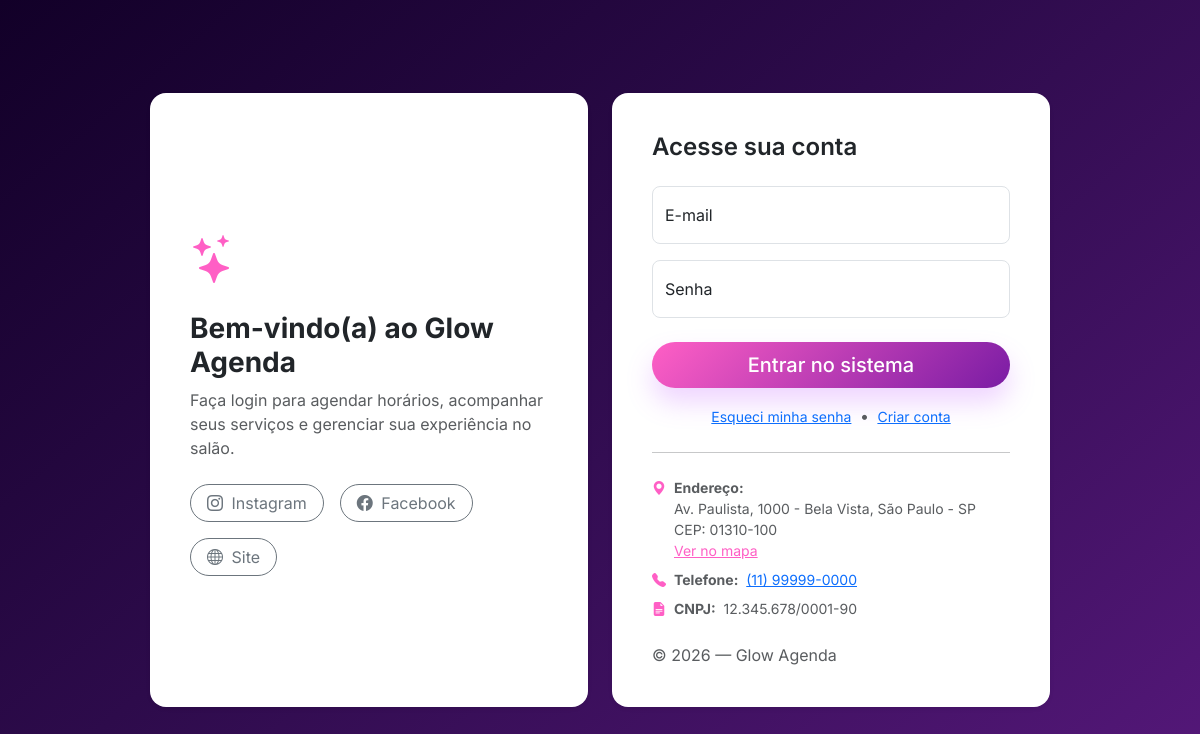
The page /login on the database its author committed.
### tables this page shows
CREATE TABLE IF NOT EXISTS estabelecimento (
    id               TINYINT PRIMARY KEY DEFAULT 1,
    nome             VARCHAR(120),
    nome_fantasia    VARCHAR(120),
    cnpj             VARCHAR(18),
    telefone         VARCHAR(20),
    email            VARCHAR(120),
    endereco         TEXT,
    cep              VARCHAR(9),
    localizacao_url  VARCHAR(255),
    instagram        VARCHAR(120),
    facebook         VARCHAR(120),
    site             VARCHAR(120),
    logo             VARCHAR(255),
    updated_at       TIMESTAMP DEFAULT CURRENT_TIMESTAMP ON UPDATE CURRENT_TIMESTAMP
);

### Controllers/AuthController.php (called while the page is built, shortened)
<?php
require_once("Models/Database.php");
require_once("Config/Helpers.php");
require_once("Models/EstabelecimentoModel.php");
class AuthController
{
    private EstabelecimentoModel $estabelecimentoModel;
    public function __construct()
    {
        $this->estabelecimentoModel = new EstabelecimentoModel();
    }
    public function login(): void
    {
        $estabelecimento = $this->estabelecimentoModel->obter();
        include("Views/auth/login.php");
    }
}

### Config/Helpers.php (called while the page is built, shortened)
<?php
function base_url($path = '') {
    $configuredBase = getenv('BASE_URL')
        ?: ($_ENV['BASE_URL'] ?? null)
        ?: ($_SERVER['BASE_URL'] ?? null);
    if ($configuredBase) {
        $base = rtrim($configuredBase, '/');
    } else {
        $protocol = (!empty($_SERVER['HTTPS']) && $_SERVER['HTTPS'] !== 'off') ? 'https' : 'http';
        $host = $_SERVER['HTTP_HOST'] ?? 'localhost';
        $scriptName = dirname($_SERVER['SCRIPT_NAME'] ?? '') ?: '';
        $base = rtrim($protocol . '://' . $host . '/' . ltrim($scriptName, '/'), '/');
    }
    $path = ltrim($path, '/');
    return $path === '' ? $base : $base . '/' . $path;
}
?>

### Models/Database.php (called while the page is built, shortened)
<?php
class Database{
 protected PDO $connection;
  private function setConnection(){
    try{
      $this->connection = new PDO(
        'mysql:host='.self::HOST.';dbname='.self::NAME.';port='.self::PORT.';charset=utf8mb4',
        self::USER,
        self::PASS,
        [
          PDO::ATTR_ERRMODE            => PDO::ERRMODE_EXCEPTION,
          PDO::ATTR_DEFAULT_FETCH_MODE => PDO::FETCH_ASSOC,
          PDO::MYSQL_ATTR_INIT_COMMAND => "SET NAMES utf8mb4 COLLATE utf8mb4_unicode_ci",
        ]
      );
    }catch(PDOException $e){
      error_log('[DB] connection error: ' . $e->getMessage());
      throw $e;
    }
  }
  public function execute($query,$params = []){
    try{
      $statement = $this->connection->prepare($query);
      $statement->execute($params);
      return $statement;
    }catch(PDOException $e){
      throw $e;
    }
  }
}

### Models/EstabelecimentoModel.php (called while the page is built, shortened)
<?php
class EstabelecimentoModel extends Database
{
    public function obter(): ?array
    {
        $stmt = $this->execute(
            "SELECT id, nome, nome_fantasia, cnpj, telefone, email, endereco, cep, localizacao_url, instagram, facebook, site, logo
             FROM estabelecimento
             ORDER BY id ASC
             LIMIT 1"
        );
        $dados = $stmt->fetch(\PDO::FETCH_ASSOC);
        return $dados ?: null;
    }
}

### Views/auth/login.php (the view, shortened to what this page needs)
<!DOCTYPE html>
<html lang="pt-BR">
<head>
    <?php
        $dadosEstabelecimento = $estabelecimento ?? [];
        $nomeSalao = $dadosEstabelecimento['nome_fantasia'] ?? $dadosEstabelecimento['nome'] ?? 'Glow Agenda';
        $telefoneSalao = $dadosEstabelecimento['telefone'] ?? '';
        $enderecoSalao = $dadosEstabelecimento['endereco'] ?? '';
        $cepSalao = $dadosEstabelecimento['cep'] ?? '';
        $cnpjSalao = $dadosEstabelecimento['cnpj'] ?? '';
        $instagramSalao = $dadosEstabelecimento['instagram'] ?? '';
        $facebookSalao = $dadosEstabelecimento['facebook'] ?? '';
        $siteSalao = $dadosEstabelecimento['site'] ?? '';
        $mapsSalao = $dadosEstabelecimento['localizacao_url'] ?? '';
    ?>
    <link href="https://cdn.jsdelivr.net/npm/bootstrap@5.3.3/dist/css/bootstrap.min.css" rel="stylesheet">
    <link rel="stylesheet" href="https://cdn.jsdelivr.net/npm/bootstrap-icons@1.11.3/font/bootstrap-icons.min.css">
    <link rel="stylesheet" type="text/css" href="<?php echo base_url('public/assets/css/style.css'); ?>">
</head>
<body class="bg-light d-flex align-items-center py-4" style="min-height: 100vh;">
    <main class="w-100 m-auto" style="max-width: 900px;">
        <div class="row g-4 align-items-stretch">
            <div class="col-12 col-lg-6">
                <div class="card shadow-sm border-0 p-4 rounded-4 h-100">
                    <div class="card-body d-flex flex-column justify-content-center text-center text-lg-start">
                        <?php if (!empty($dadosEstabelecimento['logo'])): ?>
                            <div class="mb-4 text-center">
                                <img src="<?php echo base_url($dadosEstabelecimento['logo']); ?>" alt="Foto do estabelecimento" class="img-fluid rounded-4 shadow-sm" style="max-height: 220px; object-fit: cover;">
                            </div>
                        <?php else: ?>
                            <i class="bi bi-stars text-primary mb-3" style="font-size: 3rem;"></i>
                        <?php endif; ?>
                        <h1 class="h3 mb-2 fw-bold">Bem-vindo(a) ao <?php echo htmlspecialchars($nomeSalao); ?></h1>
                        <p class="text-muted mb-4">Faça login para agendar horários, acompanhar seus serviços e gerenciar sua experiência no salão.</p>
                        <div class="d-flex gap-3 justify-content-center justify-content-lg-start flex-wrap">
                            <?php if ($instagramSalao): ?>
                                <a class="btn btn-outline-secondary rounded-pill px-3" href="<?php echo htmlspecialchars($instagramSalao); ?>" target="_blank" rel="noopener noreferrer">
                                    <i class="bi bi-instagram me-1"></i> Instagram
                                </a>
                            <?php endif; ?>
                            <?php if ($facebookSalao): ?>
                                <a class="btn btn-outline-secondary rounded-pill px-3" href="<?php echo htmlspecialchars($facebookSalao); ?>" target="_blank" rel="noopener noreferrer">
                                    <i class="bi bi-facebook me-1"></i> Facebook
                                </a>
                            <?php endif; ?>
                            <?php if ($siteSalao): ?>
                                <a class="btn btn-outline-secondary rounded-pill px-3" href="<?php echo htmlspecialchars($siteSalao); ?>" target="_blank" rel="noopener noreferrer">
                                    <i class="bi bi-globe me-1"></i> Site
                                </a>
                            <?php endif; ?>
                        </div>
                    </div>
                </div>
            </div>
            <div class="col-12 col-lg-6">
                <div class="card shadow-sm border-0 p-4 rounded-4 h-100">
                    <div class="card-body">
                        <h2 class="h4 fw-semibold mb-4 text-center text-lg-start">Acesse sua conta</h2>
                        <form action="<?php echo base_url('auth/authenticate'); ?>" method="POST">
                    <div class="form-floating mb-3 text-start">
                        <input type="email" class="form-control rounded-3" id="floatingInput" name="email"
                               placeholder="nome@exemplo.com" required autofocus>
                        <label for="floatingInput">E-mail</label>
                    </div>
                    <div class="form-floating mb-4 text-start">
                        <input type="password" class="form-control rounded-3" id="floatingPassword" name="senha"
                               placeholder="Senha" required>
                        <label for="floatingPassword">Senha</label>
                    </div>
                            <button class="w-100 btn btn-lg btn-primary rounded-pill fw-medium" type="submit">Entrar no sistema</button>
                            <div class="mt-3 text-center">
                                <a href="<?php echo base_url('forgot-password'); ?>" class="small">Esqueci minha senha</a>
                                <span class="text-muted mx-1">•</span>
                                <a href="<?php echo base_url('cadastro'); ?>" class="small">Criar conta</a>
                            </div>
                        </form>
                        <hr class="my-4">
                        <div class="small text-muted">
                            <div class="d-flex align-items-start mb-2">
                                <i class="bi bi-geo-alt-fill text-primary me-2"></i>
                                <div>
                                    <strong>Endereço:</strong><br>
                                    <?php echo htmlspecialchars($enderecoSalao); ?>
                                    <?php if ($cepSalao): ?>
                                        <br><span>CEP: <?php echo htmlspecialchars($cepSalao); ?></span>
                                    <?php endif; ?>
                                    <?php if ($mapsSalao): ?>
                                        <br><a class="link-primary" href="<?php echo htmlspecialchars($mapsSalao); ?>" target="_blank" rel="noopener noreferrer">Ver no mapa</a>
                                    <?php endif; ?>
                                </div>
                            </div>
                            <div class="d-flex align-items-center mb-2">
                                <i class="bi bi-telephone-fill text-primary me-2"></i>
                                <div>
                                    <strong>Telefone:</strong>
                                    <?php if ($telefoneSalao): ?>
                                        <a class="ms-1" href="tel:<?php echo preg_replace('/\D+/', '', $telefoneSalao); ?>">
                                            <?php echo htmlspecialchars($telefoneSalao); ?>
                                        </a>
                                    <?php else: ?>
                                        <span class="ms-1">(informação não disponível)</span>
                                    <?php endif; ?>
                                </div>
                            </div>
                            <?php if ($cnpjSalao): ?>
                                <div class="d-flex align-items-center">
                                    <i class="bi bi-file-earmark-text-fill text-primary me-2"></i>
                                    <div>
                                        <strong>CNPJ:</strong>
                                        <span class="ms-1"><?php echo htmlspecialchars($cnpjSalao); ?></span>
                                    </div>
                                </div>
                            <?php endif; ?>
                        </div>
                        <p class="mt-4 mb-0 text-muted text-center text-lg-start">&copy; <?php echo date('Y'); ?> — <?php echo htmlspecialchars($nomeSalao); ?></p>
                    </div>
                </div>
            </div>
        </div>
    </main>
</body>
</html>

### public/assets/css/style.css (style rules this page uses)
body { font-family: 'Inter', sans-serif; background: linear-gradient(140deg, #120028 0%, #2d0b4b 45%, #55187a 100%); color: rgba(33, 37, 41, 0.85); min-height: 100vh; }
:root { --color-deep-100: #0f0024; --color-deep-200: #1a0638; --color-deep-300: #2d0b4b; --color-accent-400: #55187a; --color-accent-500: #7a1ca4; --color-pink-500: #ff5fc5; --color-pink-400: #ff79d3; --color-pink-200: #ffd5f2; --color-neutral-50: #fdf7ff; --bs-primary: #ff5fc5; --bs-primary-rgb: 255, 95, 197; --bs-secondary: #8a6ad1; }
.text-primary { color: var(--bs-primary) !important; }
.btn-primary { background: linear-gradient(135deg, var(--color-pink-500) 0%, var(--color-accent-500) 100%); border: none; color: #fff; box-shadow: 0 0.9rem 1.6rem rgba(193, 88, 255, 0.25); }
.card { border: none; transition: transform 0.2s ease-in-out, box-shadow 0.2s ease-in-out; border-radius: 1rem; }
.form-control, .form-select { border-radius: 0.5rem; padding: 0.6rem 1rem; }

### rows shown on the page
estabelecimento: nome_fantasia "Glow Agenda", endereco "Av. Paulista, 1000 - Bela Vista, São Paulo - SP", cep "01310-100", telefone "(11) 99999-0000", cnpj "12.345.678/0001-90"
